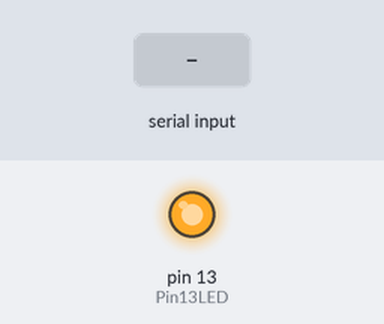
Simulated run of this sketch. Board: Arduino Uno, built with avr-gcc and run on an emulated ATmega328P. On the bench: output pins drawn as LEDs (lit = HIGH). The inputs (shaded band) are chosen by the test bench. Pins used as bus, display or sensor lines are not drawn; what the sketch prints to the serial monitor is not drawn.

Above: at 1.2 s.
1.3 s: byte 30 received over Serial
Timing chart, 0 to 4.3 s (numbered marks = the images above; inputs shaded):
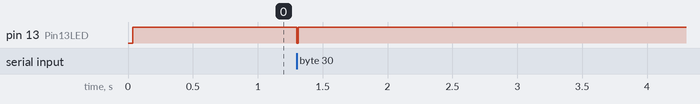

Measured:
- after the input at 1.3 s, pin 13 (Pin13LED): HIGH → LOW at once, → HIGH 0.01 s later

The sketch:

tranmitter_rs485.ino
```cpp
/* YourDuino SoftwareSerialExample1
   - Connect to another Arduino running "YD_SoftwareSerialExampleRS485_1Remote"
   - Connect this unit Pins 10, 11, Gnd
   - Pin 3 used for RS485 direction control
   - To other unit Pins 11,10, Gnd  (Cross over)
   - Open Serial Monitor, type in top window.
   - Should see same characters echoed back from remote Arduino

   Questions: terry@yourduino.com
*/

/*-----( Import needed libraries )-----*/
#include <SoftwareSerial.h>
/*-----( Declare Constants and Pin Numbers )-----*/
#define SSerialRX        3  //Serial Receive pin
#define SSerialTX        2  //Serial Transmit pin

#define SSerialTxControl 8   //RS485 Direction control

#define RS485Transmit    HIGH
#define RS485Receive     LOW

#define Pin13LED         13

/*-----( Declare objects )-----*/
SoftwareSerial RS485Serial(SSerialRX, SSerialTX); // RX, TX

/*-----( Declare Variables )-----*/
int byteReceived;
int byteSend;

void setup()   /****** SETUP: RUNS ONCE ******/
{
  // Start the built-in serial port, probably to Serial Monitor
  Serial.begin(9600);
  Serial.println("YourDuino.com SoftwareSerial remote loop example");
  Serial.println("Use Serial Monitor, type in upper window, ENTER");

  pinMode(Pin13LED, OUTPUT);
  pinMode(SSerialTxControl, OUTPUT);

  digitalWrite(SSerialTxControl, RS485Transmit);  // Init Transceiver

  // Start the software serial port, to another device
  RS485Serial.begin(9600);   // set the data rate

}//--(end setup )---


void loop()   /****** LOOP: RUNS CONSTANTLY ******/
{
  digitalWrite(Pin13LED, HIGH);  // Show activity
  if (Serial.available())
  {
  byteReceived = Serial.read();
 //byteReceived ="Hello";
    digitalWrite(SSerialTxControl, RS485Transmit);  // Enable RS485 Transmit
    RS485Serial.write(byteReceived);          // Send byte to Remote Arduino

    digitalWrite(Pin13LED, LOW);  // Show activity
    delay(10);
    digitalWrite(SSerialTxControl, RS485Receive);  // Disable RS485 Transmit
  }

  if (RS485Serial.available())  //Look for data from other Arduino
   {
    digitalWrite(Pin13LED, HIGH);  // Show activity
    byteReceived = RS485Serial.read();    // Read received byte
    Serial.write(byteReceived);        // Show on Serial Monitor
    delay(10);
    digitalWrite(Pin13LED, LOW);  // Show activity
   }

}//--(end main loop )---

/*-----( Declare User-written Functions )-----*/

//NONE
//*********( THE END )***********
```
